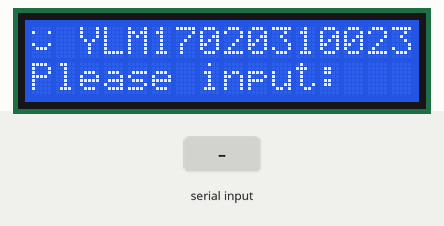
Bench run of a sketch on a simulated Arduino Uno, built with avr-gcc and run on an emulated ATmega328P. Shown: 16×2 character LCD. Inputs (shaded band) come from the test bench.

Above: at 1.2 s.
1.3 s: "1" received over Serial
At 2.8 s:
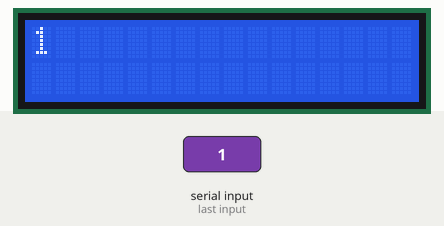
3.9 s: "0" received over Serial
At 5.9 s:
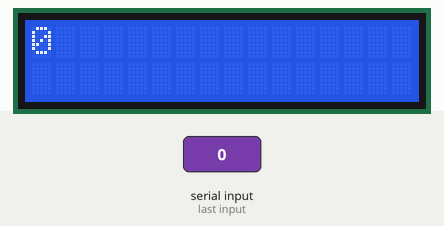
6.5 s: "2" received over Serial
At 7.9 s:
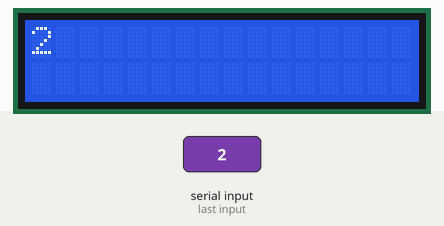
Timing chart, 0 to 9.5 s (numbered marks = the images above; inputs shaded):
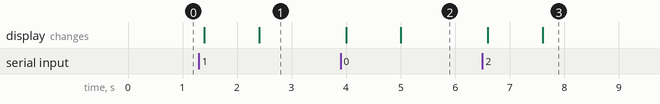

The sketch:

liquidcrystal.ino
```cpp
#include <LiquidCrystal.h>

const int rs=12,en=11,d4=5,d5=4,d6=3,d7=2;
LiquidCrystal lcd (rs,en,d4,d5,d6,d7);

byte smiley[8] = {    //1表示亮，0表示不亮，此例显示一个笑脸
      B00000,
      B10001,
      B00000,
      B00000,
      B10001,
      B01110,
      B00000,
    };


void setup() {
  int x=1;
  lcd.createChar(x , smiley);
  lcd.begin (16,2);  //设置行列数
  lcd.write(x);//显示笑脸
  lcd.print(" YLM17020310023");
  Serial.begin(9600); //打开串口
  lcd.setCursor(0,1); //设置第0列 ，第1行
  lcd.print("Please input:");
}

void loop() {
  if(Serial.available())  //判断串口缓冲器的状态，用以判断数据是否送达串口
  {
    delay(100); //保证串口字符接收完毕
    lcd.clear();
    lcd.print(Serial.readString()); //从串口缓冲区读取输入的字符串，并输出到lcd1602上

  }

  }
```

Measured:
- after the input at 1.3 s, the display: first changes after 0.10 s (image 1 shows a later state)
- after the input at 3.9 s, the display: first changes after 0.10 s (image 2 shows a later state)
- after the input at 6.5 s, the display: first changes after 0.10 s (image 3 shows a later state)
